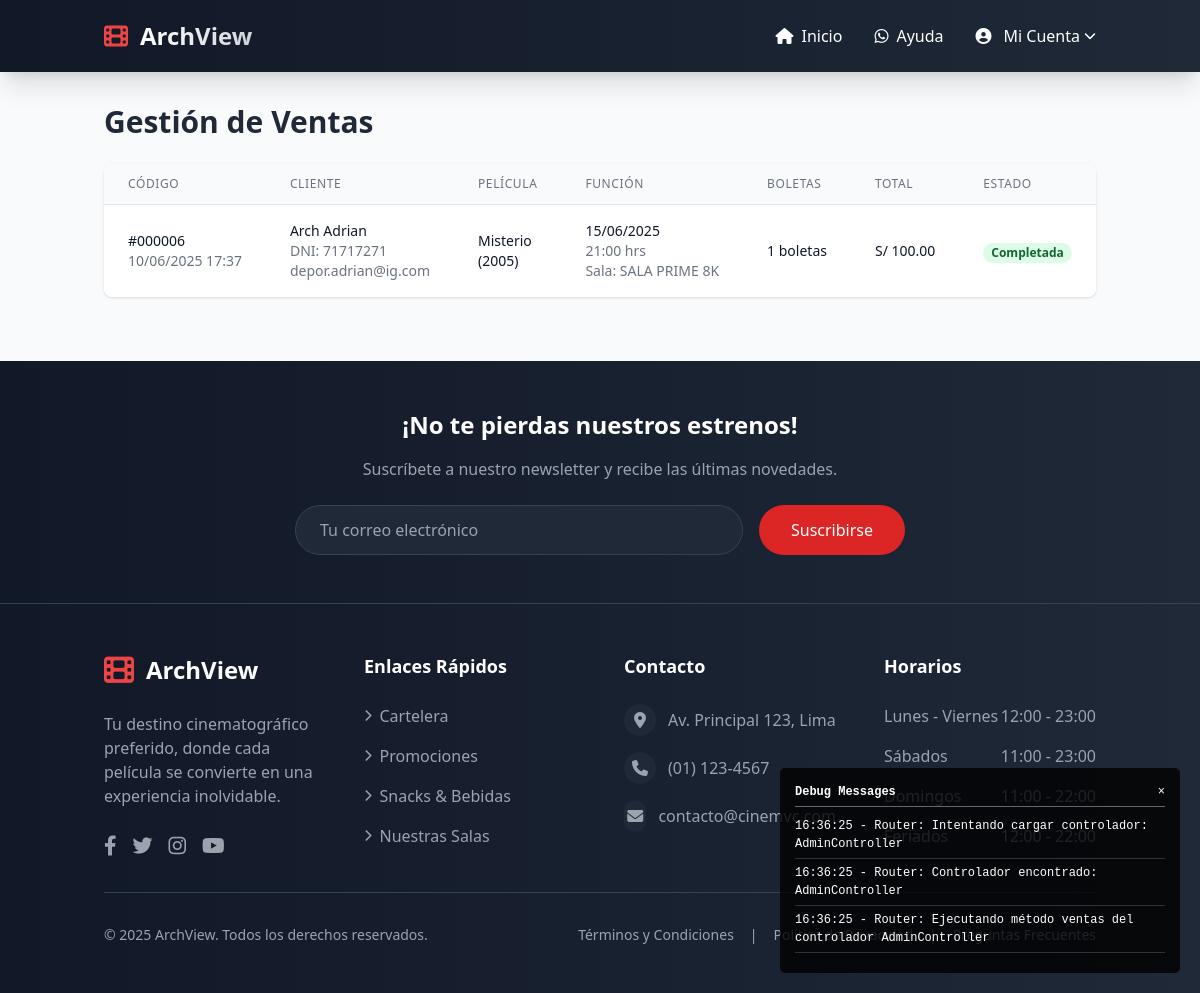
The page /admin/ventas (signed in) on the database its author committed.
### tables this page shows
CREATE TABLE `ventas` (
  `id` int(11) NOT NULL,
  `cliente_nombre` varchar(100) NOT NULL,
  `cliente_email` varchar(100) DEFAULT NULL,
  `cliente_dni` varchar(20) NOT NULL,
  `total` decimal(10,2) NOT NULL,
  `estado` enum('pendiente','completada','cancelada') DEFAULT 'pendiente',
  `created_at` timestamp NOT NULL DEFAULT current_timestamp()
);

### controllers/AdminController.php (called while the page is built, shortened)
<?php
require_once MODELS_PATH . 'Venta.php';
class AdminController extends Controller {
    private $ventaModel;
    public function __construct() {
        $this->ventaModel = new Venta();
    }
    public function ventas() {
        $ventas = $this->ventaModel->obtenerTodasConDetalles();
        $datos = [
            'titulo' => 'Gestión de Ventas',
            'ventas' => $ventas
        ];
        $this->cargarVista('admin/ventas/index', $datos);
    }
}

### core/Router.php (called while the page is built, shortened)
<?php
require_once 'Debug.php';
class Router {
    private $metodo = 'index';
    public function __construct() {
        $url = $this->getUrl();
        if (isset($url[0])) {
            $controllerName = str_replace(' ', '', ucwords(str_replace('-', ' ', $url[0])));
            if (file_exists(CONTROLLERS_PATH . $controllerName . 'Controller.php')) {
                unset($url[0]);
            } else {
                Debug::log("Router: Controlador no encontrado: " . $controllerName . "Controller");
            }
        }
        $this->controlador = new $this->controlador;
        if (isset($url[1])) {
            if (method_exists($this->controlador, $url[1])) {
                $this->metodo = $url[1];
                unset($url[1]);
            }
        }
        $this->parametros = $url ? array_values($url) : [];
        call_user_func_array([$this->controlador, $this->metodo], $this->parametros);
    }
    private function getUrl() {
        if (isset($_GET['url'])) {
            $url = rtrim($_GET['url'], '/');
            $url = filter_var($url, FILTER_SANITIZE_URL);
            $url = explode('/', $url);
            return $url;
        }
        return [];
    }
}

### index.php (called while the page is built, shortened)
<?php
require_once 'core/Model.php';
require_once 'core/Router.php';
$router = new Router();

### config/conexion.php (called while the page is built, shortened)
<?php
class Conexion {
    private static $instance = null;
    private $conexion;
    private function __construct() {
        try {
            $this->conexion = new PDO(
                "mysql:host=" . DB_HOST . ";dbname=" . DB_NAME,
                DB_USER,
                DB_PASS,
                [
                    PDO::ATTR_ERRMODE => PDO::ERRMODE_EXCEPTION,
                    PDO::ATTR_DEFAULT_FETCH_MODE => PDO::FETCH_ASSOC,
                    PDO::MYSQL_ATTR_INIT_COMMAND => "SET NAMES utf8",
                    PDO::ATTR_EMULATE_PREPARES => false,
                    PDO::MYSQL_ATTR_LOCAL_INFILE => true
                ]
            );
        } catch (PDOException $e) {
            die("Error de conexión: " . $e->getMessage());
        }
    }
    public static function getInstance() {
        if (self::$instance === null) {
            self::$instance = new self();
        }
        return self::$instance;
    }
    public function getConexion() {
        return $this->conexion;
    }
}

### models/Venta.php (called while the page is built, shortened)
<?php
class Venta extends Model {
    public function obtenerTodasConDetalles() {
        $sql = "SELECT v.*,
                       f.fecha as funcion_fecha,
                       f.hora as funcion_hora,
                       p.titulo as pelicula_titulo,
                       s.nombre as sala_nombre,
                       COUNT(b.id) as cantidad_boletas
                FROM ventas v
                JOIN boletas b ON v.id = b.venta_id
                JOIN funciones f ON b.funcion_id = f.id
                JOIN peliculas p ON f.pelicula_id = p.id
                JOIN salas s ON f.sala_id = s.id
                GROUP BY v.id, f.fecha, f.hora, p.titulo, s.nombre
                ORDER BY v.created_at DESC";
        $resultado = $this->ejecutarConsulta($sql);
        return $resultado->fetchAll();
    }
}

### core/Model.php (called while the page is built, shortened)
<?php
require_once __DIR__ . '/../config/conexion.php';
abstract class Model {
    protected $db;
    public function __construct() {
        $this->db = Conexion::getInstance()->getConexion();
    }
    public function ejecutarConsulta($sql, $params = []) {
        $stmt = $this->db->prepare($sql);
        $stmt->execute($params);
        return $stmt;
    }
}

### views/admin/ventas/index.php (the view, shortened to what this page needs)
<div class="container mx-auto px-4 py-8">
    <div class="flex justify-between items-center mb-6">
        <h1 class="text-3xl font-bold text-gray-800">Gestión de Ventas</h1>
    </div>
    <?php if (empty($ventas)): ?>
        <div class="bg-yellow-100 border border-yellow-400 text-yellow-700 px-4 py-3 rounded relative">
            <p>No hay ventas registradas.</p>
        </div>
    <?php else: ?>
        <div class="bg-white rounded-lg shadow overflow-x-auto">
            <table class="min-w-full divide-y divide-gray-200">
                <thead class="bg-gray-50">
                    <tr>
                        <th class="px-6 py-3 text-left text-xs font-medium text-gray-500 uppercase tracking-wider">
                            Código
                        </th>
                        <th class="px-6 py-3 text-left text-xs font-medium text-gray-500 uppercase tracking-wider">
                            Cliente
                        </th>
                        <th class="px-6 py-3 text-left text-xs font-medium text-gray-500 uppercase tracking-wider">
                            Película
                        </th>
                        <th class="px-6 py-3 text-left text-xs font-medium text-gray-500 uppercase tracking-wider">
                            Función
                        </th>
                        <th class="px-6 py-3 text-left text-xs font-medium text-gray-500 uppercase tracking-wider">
                            Boletas
                        </th>
                        <th class="px-6 py-3 text-left text-xs font-medium text-gray-500 uppercase tracking-wider">
                            Total
                        </th>
                        <th class="px-6 py-3 text-left text-xs font-medium text-gray-500 uppercase tracking-wider">
                            Estado
                        </th>
                    </tr>
                </thead>
                <tbody class="bg-white divide-y divide-gray-200">
                    <?php foreach ($ventas as $venta): ?>
                        <tr>
                            <td class="px-6 py-4 whitespace-nowrap">
                                <div class="text-sm font-medium text-gray-900">
                                    #<?= str_pad($venta['id'], 6, '0', STR_PAD_LEFT) ?>
                                </div>
                                <div class="text-sm text-gray-500">
                                    <?= date('d/m/Y H:i', strtotime($venta['created_at'])) ?>
                                </div>
                            </td>
                            <td class="px-6 py-4">
                                <div class="text-sm text-gray-900">
                                    <?= htmlspecialchars($venta['cliente_nombre']) ?>
                                </div>
                                <div class="text-sm text-gray-500">
                                    DNI: <?= htmlspecialchars($venta['cliente_dni']) ?>
                                </div>
                                <div class="text-sm text-gray-500">
                                    <?= htmlspecialchars($venta['cliente_email']) ?>
                                </div>
                            </td>
                            <td class="px-6 py-4">
                                <div class="text-sm text-gray-900">
                                    <?= htmlspecialchars($venta['pelicula_titulo']) ?>
                                </div>
                            </td>
                            <td class="px-6 py-4 whitespace-nowrap">
                                <div class="text-sm text-gray-900">
                                    <?= date('d/m/Y', strtotime($venta['funcion_fecha'])) ?>
                                </div>
                                <div class="text-sm text-gray-500">
                                    <?= date('H:i', strtotime($venta['funcion_hora'])) ?> hrs
                                </div>
                                <div class="text-sm text-gray-500">
                                    Sala: <?= htmlspecialchars($venta['sala_nombre']) ?>
                                </div>
                            </td>
                            <td class="px-6 py-4 whitespace-nowrap">
                                <div class="text-sm text-gray-900">
                                    <?= $venta['cantidad_boletas'] ?> boletas
                                </div>
                            </td>
                            <td class="px-6 py-4 whitespace-nowrap">
                                <div class="text-sm font-medium text-gray-900">
                                    S/ <?= number_format($venta['total'], 2) ?>
                                </div>
                            </td>
                            <td class="px-6 py-4 whitespace-nowrap">
                                <span class="px-2 inline-flex text-xs leading-5 font-semibold rounded-full
                                    <?= $venta['estado'] === 'completada' ? 'bg-green-100 text-green-800' : 'bg-red-100 text-red-800' ?>">
                                    <?= ucfirst($venta['estado']) ?>
                                </span>
                            </td>
                        </tr>
                    <?php endforeach; ?>
                </tbody>
            </table>
        </div>
    <?php endif; ?>
</div>

### rows shown on the page
ventas: id "000006", created_at "10/06/2025 17:37", cliente_nombre "Arch Adrian", cliente_dni "71717271", cliente_email "depor.adrian@ig.com", pelicula_titulo "Misterio (2005)", funcion_fecha "15/06/2025", funcion_hora "21:00", sala_nombre "SALA PRIME 8K", cantidad_boletas "1", total "100.00", estado "Completada"

### other values the page prints
APP_NAME "ArchView"
$message "16:36:25 - Router: Intentando cargar controlador: AdminController"
$message "16:36:25 - Router: Controlador encontrado: AdminController"
$message "16:36:25 - Router: Ejecutando método ventas del controlador AdminController"
